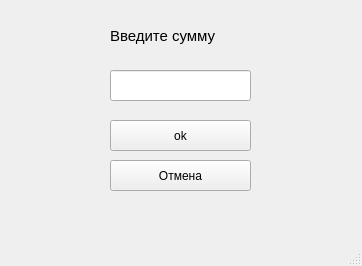
<?xml version="1.0" encoding="UTF-8"?>
<ui version="4.0">
 <class>DepositeWindow</class>
 <widget class="QMainWindow" name="DepositeWindow">
  <property name="geometry">
   <rect>
    <x>0</x>
    <y>0</y>
    <width>362</width>
    <height>266</height>
   </rect>
  </property>
  <property name="windowTitle">
   <string>MainWindow</string>
  </property>
  <widget class="QWidget" name="centralwidget">
   <widget class="QLabel" name="label">
    <property name="geometry">
     <rect>
      <x>110</x>
      <y>20</y>
      <width>201</width>
      <height>31</height>
     </rect>
    </property>
    <property name="font">
     <font>
      <pointsize>11</pointsize>
     </font>
    </property>
    <property name="text">
     <string>Введите сумму</string>
    </property>
   </widget>
   <widget class="QPushButton" name="okButton">
    <property name="geometry">
     <rect>
      <x>110</x>
      <y>120</y>
      <width>141</width>
      <height>31</height>
     </rect>
    </property>
    <property name="text">
     <string>ok</string>
    </property>
   </widget>
   <widget class="QLineEdit" name="lineEdit">
    <property name="geometry">
     <rect>
      <x>110</x>
      <y>70</y>
      <width>141</width>
      <height>31</height>
     </rect>
    </property>
   </widget>
   <widget class="QPushButton" name="ExitButton">
    <property name="geometry">
     <rect>
      <x>110</x>
      <y>160</y>
      <width>141</width>
      <height>31</height>
     </rect>
    </property>
    <property name="text">
     <string>Отмена</string>
    </property>
   </widget>
  </widget>
  <widget class="QMenuBar" name="menubar">
   <property name="geometry">
    <rect>
     <x>0</x>
     <y>0</y>
     <width>362</width>
     <height>26</height>
    </rect>
   </property>
  </widget>
  <widget class="QStatusBar" name="statusbar"/>
 </widget>
 <resources/>
 <connections/>
</ui>
